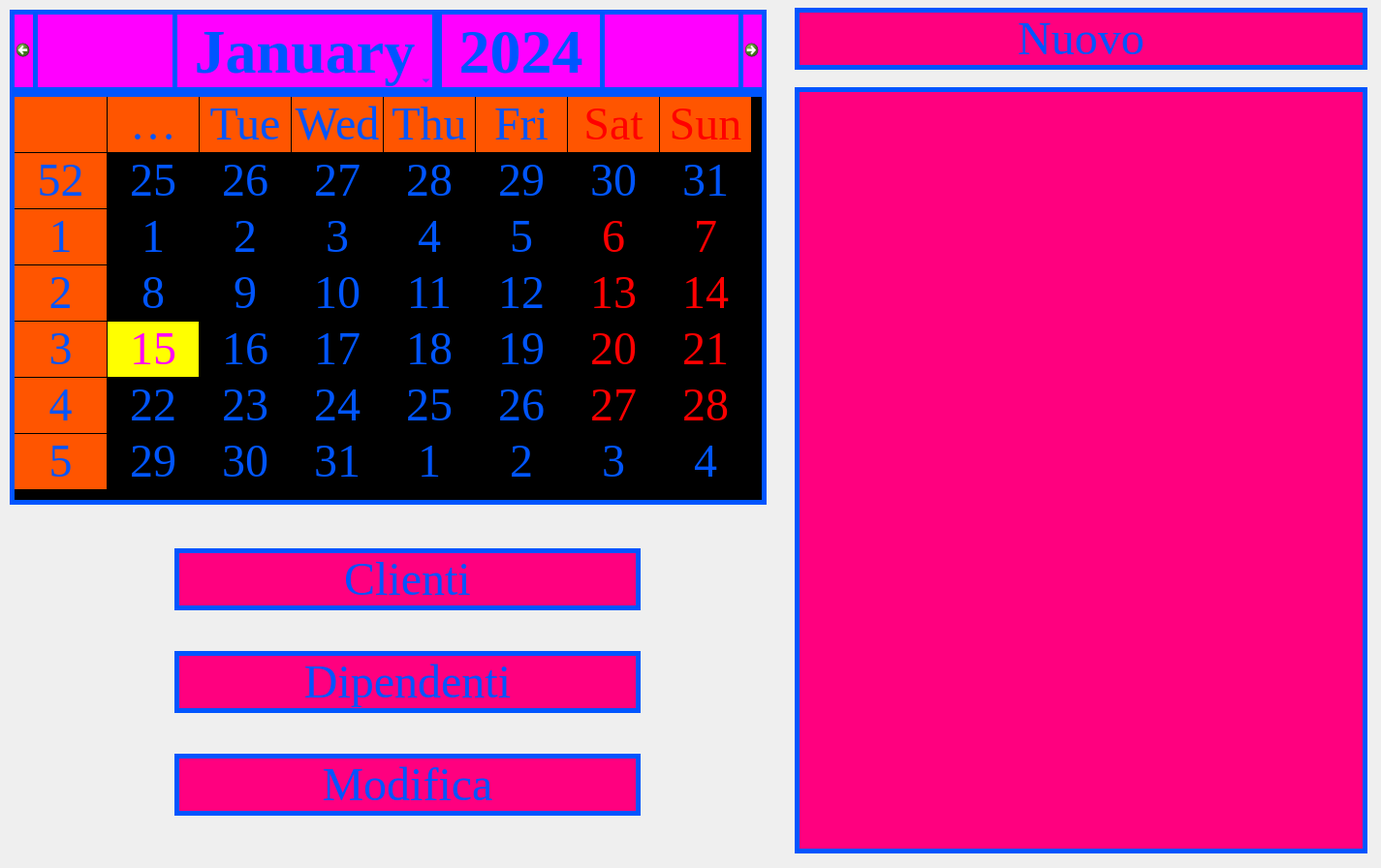
<?xml version="1.0" encoding="UTF-8"?>
<ui version="4.0">
 <class>Form</class>
 <widget class="QWidget" name="Form">
  <property name="geometry">
   <rect>
    <x>0</x>
    <y>0</y>
    <width>1425</width>
    <height>896</height>
   </rect>
  </property>
  <property name="font">
   <font>
    <family>Times New Roman</family>
    <pointsize>48</pointsize>
   </font>
  </property>
  <property name="windowTitle">
   <string>Reheasal Room Booker Home</string>
  </property>
  <property name="styleSheet">
   <string notr="true">
QLineEdit{
border: 5px solid rgb(0, 85, 255);
background-color: rgb(255, 0, 127);
padding-left: 30px;
padding-right: 30px;
color: rgb(0, 85, 255);
}

QLineEdit:hover
{
border: 5px solid rgb(255, 0, 255);
background-color: rgb(255, 85, 0);
padding-left: 30px;
padding-right: 30px;
}

QLineEdit: focus
{
border: 2px solid rgb(255, 239, 14);
}

QPushButton
{
border: 5px solid rgb(0, 85, 255);
background-color: rgb(255, 0, 127);
padding-left: 30px;
padding-right: 30px;
color: rgb(0, 85, 255);
}

QPushButton: hover
{
border: 5px solid rgb(255, 0, 255);
background-color: rgb(255, 85, 0);
padding-left: 30px;
padding-right: 30px;
}

QLineEdit: pressed
{
border: 5px solid rgb(255, 239, 14);
background-color: rgb(255, 170, 0)
padding-left: 30px;
padding-right: 30px;
}

</string>
  </property>
  <widget class="QLabel" name="label">
   <property name="geometry">
    <rect>
     <x>0</x>
     <y>0</y>
     <width>1431</width>
     <height>901</height>
    </rect>
   </property>
   <property name="text">
    <string/>
   </property>
   <property name="pixmap">
    <pixmap resource="homeqrc.qrc">:/homeprefix/sfondo.jpg</pixmap>
   </property>
   <property name="scaledContents">
    <bool>true</bool>
   </property>
  </widget>
  <widget class="QCalendarWidget" name="calendarWidget">
   <property name="geometry">
    <rect>
     <x>10</x>
     <y>10</y>
     <width>781</width>
     <height>511</height>
    </rect>
   </property>
   <property name="font">
    <font>
     <family>Times New Roman</family>
     <pointsize>36</pointsize>
    </font>
   </property>
   <property name="mouseTracking">
    <bool>true</bool>
   </property>
   <property name="styleSheet">
    <string notr="true">QCalendarWidget QWidget
{
alternate-background-color: rgb(255, 85, 0);
border: 5px solid rgb(0, 85, 255);
color: rgb(0, 85, 255)
}

QCalendarWidget QAbstractItemView:enabled
{
color: rgb(0, 85, 255);
background-color: black;
selection-background-color: rgb(255, 255, 0);
selection-color:rgb(255, 0, 255)
}

QCalendarWidget QWidget#qt_calendar_navigationbar
{
background-color: rgb(255, 0, 255);
color: rgb(0, 85, 255);
}







QCalendarWidget:hover



{



border: 5px solid rgb(255, 0, 255);



background-color: rgb(255, 85, 0);



}</string>
   </property>
   <property name="gridVisible">
    <bool>true</bool>
   </property>
  </widget>
  <widget class="QWidget" name="gridLayoutWidget">
   <property name="geometry">
    <rect>
     <x>820</x>
     <y>0</y>
     <width>591</width>
     <height>81</height>
    </rect>
   </property>
   <layout class="QGridLayout" name="gridLayout">
    <item row="1" column="0">
     <widget class="QPushButton" name="pushButton">
      <property name="font">
       <font>
        <family>Times New Roman</family>
        <pointsize>36</pointsize>
       </font>
      </property>
      <property name="styleSheet">
       <string notr="true">QPushButton
{
border: 5px solid rgb(0, 85, 255);
background-color: rgb(255, 0, 127);
padding-left: 30px;
padding-right: 30px;
color: rgb(0, 85, 255);
}

QPushButton:hover
{
border: 5px solid rgb(255, 0, 255);
background-color: rgb(255, 85, 0);
padding-left: 30px;
padding-right: 30px;
}

QButton:pressed
{
border: 5px solid rgb(255, 239, 14);
background-color:rgb(255, 255, 0);
padding-left: 30px;
padding-right: 30px;
}
</string>
      </property>
      <property name="text">
       <string>Nuovo</string>
      </property>
     </widget>
    </item>
   </layout>
  </widget>
  <widget class="QWidget" name="gridLayoutWidget_2">
   <property name="geometry">
    <rect>
     <x>180</x>
     <y>530</y>
     <width>481</width>
     <height>351</height>
    </rect>
   </property>
   <layout class="QGridLayout" name="gridLayout_2">
    <item row="0" column="0">
     <widget class="QPushButton" name="pushButton_4">
      <property name="font">
       <font>
        <family>Times New Roman</family>
        <pointsize>36</pointsize>
       </font>
      </property>
      <property name="styleSheet">
       <string notr="true">QPushButton
{
border: 5px solid rgb(0, 85, 255);
background-color: rgb(255, 0, 127);
padding-left: 30px;
padding-right: 30px;
color: rgb(0, 85, 255);
}

QPushButton:hover
{
border: 5px solid rgb(255, 0, 255);
background-color: rgb(255, 85, 0);
padding-left: 30px;
padding-right: 30px;
}

QButton:pressed
{
border: 5px solid rgb(255, 239, 14);
background-color:rgb(255, 255, 0);
padding-left: 30px;
padding-right: 30px;
}
</string>
      </property>
      <property name="text">
       <string>Clienti</string>
      </property>
     </widget>
    </item>
    <item row="3" column="0">
     <widget class="QPushButton" name="pushButton_2">
      <property name="font">
       <font>
        <family>Times New Roman</family>
        <pointsize>36</pointsize>
       </font>
      </property>
      <property name="styleSheet">
       <string notr="true">QPushButton
{
border: 5px solid rgb(0, 85, 255);
background-color: rgb(255, 0, 127);
padding-left: 30px;
padding-right: 30px;
color: rgb(0, 85, 255);
}

QPushButton:hover
{
border: 5px solid rgb(255, 0, 255);
background-color: rgb(255, 85, 0);
padding-left: 30px;
padding-right: 30px;
}

QButton:pressed
{
border: 5px solid rgb(255, 239, 14);
background-color:rgb(255, 255, 0);
padding-left: 30px;
padding-right: 30px;
}
</string>
      </property>
      <property name="text">
       <string>Modifica</string>
      </property>
     </widget>
    </item>
    <item row="1" column="0">
     <widget class="QPushButton" name="pushButton_3">
      <property name="font">
       <font>
        <family>Times New Roman</family>
        <pointsize>36</pointsize>
       </font>
      </property>
      <property name="styleSheet">
       <string notr="true">QPushButton
{
border: 5px solid rgb(0, 85, 255);
background-color: rgb(255, 0, 127);
padding-left: 30px;
padding-right: 30px;
color: rgb(0, 85, 255);
}

QPushButton:hover
{
border: 5px solid rgb(255, 0, 255);
background-color: rgb(255, 85, 0);
padding-left: 30px;
padding-right: 30px;
}

QButton:pressed
{
border: 5px solid rgb(255, 239, 14);
background-color:rgb(255, 255, 0);
padding-left: 30px;
padding-right: 30px;
}
</string>
      </property>
      <property name="text">
       <string>Dipendenti</string>
      </property>
     </widget>
    </item>
   </layout>
  </widget>
  <widget class="QListView" name="listView">
   <property name="geometry">
    <rect>
     <x>820</x>
     <y>90</y>
     <width>591</width>
     <height>791</height>
    </rect>
   </property>
   <property name="styleSheet">
    <string notr="true">QListView
{
border: 5px solid rgb(0, 85, 255);
background-color: rgb(255, 0, 127);
padding-left: 30px;
padding-right: 30px;
color: rgb(0, 85, 255);
}

QListView:hover
{
border: 5px solid rgb(255, 0, 255);
background-color: rgb(255, 85, 0);
padding-left: 30px;
padding-right: 30px;
}

QListView:pressed
{
border: 5px solid rgb(255, 239, 14);
background-color:rgb(255, 255, 0);
padding-left: 30px;
padding-right: 30px;
}</string>
   </property>
  </widget>
 </widget>
 <resources>
  <include location="homeqrc.qrc"/>
 </resources>
 <connections/>
</ui>
